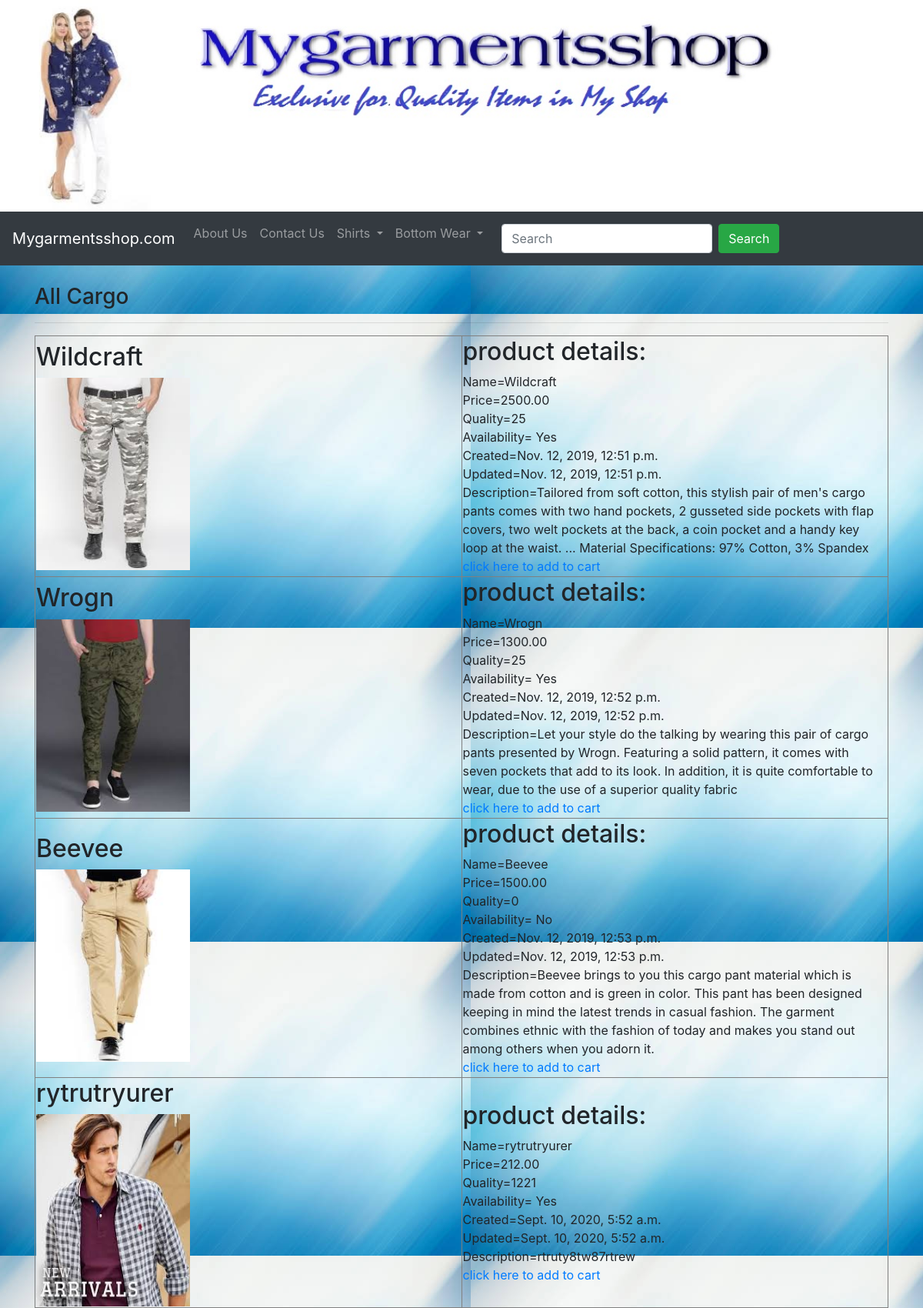
Screenshot of /cargo with the database file from the repository.
### garments/models.py (models this page shows, shortened)
class  CargoBottomWear(models.Model):
    name = models.CharField(max_length=100)
    photo = models.FileField(blank=True)
    desc = models.TextField(max_length=500,blank=True)
    price = models.DecimalField(max_digits=10,decimal_places=2)
    stock = models.PositiveIntegerField()
    available = models.BooleanField(default=True)
    created = models.DateTimeField(auto_now_add=True)
    updated = models.DateTimeField(auto_now=True)

### garments/views.py (the view)
# urls.py: path('cargo',cargo),
def cargo (request):
    lst=CargoBottomWear.objects.all()
    return render(request,'cargo.html',{'lst':lst})

### garments/templates/cargo.html
{% extends 'base.html' %}
{% block content %}
<div class="container">
<h3>All Cargo</h3>
<hr>
<table width=100% border=1>
{% for i in lst %}
<tr>
<td width=50%><h2>{{i.name}}</h2>
<img src="{{i.photo.url}}"width=200 height=250 alt="FormalShirt from mygarmentsshop.com"/><br>
</td>
<td width=50%><h2>product details:</h2>
Name={{i.name}}<br>
Price={{i.price}}<br>
Quality={{i.stock}}<br>
Availability={% if i.available == True %} Yes {% else %} No {% endif %}<br>
Created={{i.created}}<br>
Updated={{i.updated}}<br>
Description={{i.desc}}<br>
<a href="cart{{i.id}}">click here to add to cart</a><br>
</td>
</tr>
{% endfor %}
</table>
</div>
{% endblock %}

### rows the page displays
CargoBottomWear: name "Wildcraft", photo (picture), price "2500.00", stock "25", available "Yes", created "Nov. 12, 2019, 12:51 p.m.", updated "Nov. 12, 2019, 12:51 p.m.", desc "Tailored from soft cotton, this stylish pair of men's cargo pants comes with two hand pockets, 2 gusseted side pockets with flap covers, two welt pockets at the back, a coin pocket and a handy key loop at the waist. ... Material Specifications: 97% Cotton, 3% Spandex"
CargoBottomWear: name "Wrogn", photo (picture), price "1300.00", stock "25", available "Yes", created "Nov. 12, 2019, 12:52 p.m.", updated "Nov. 12, 2019, 12:52 p.m.", desc "Let your style do the talking by wearing this pair of cargo pants presented by Wrogn. Featuring a solid pattern, it comes with seven pockets that add to its look. In addition, it is quite comfortable to wear, due to the use of a superior quality fabric"
CargoBottomWear: name "Beevee", photo (picture), price "1500.00", stock "0", available "No", created "Nov. 12, 2019, 12:53 p.m.", updated "Nov. 12, 2019, 12:53 p.m.", desc "Beevee brings to you this cargo pant material which is made from cotton and is green in color. This pant has been designed keeping in mind the latest trends in casual fashion. The garment combines ethnic with the fashion of today and makes you stand out among others when you adorn it."
CargoBottomWear: name "rytrutryurer", photo (picture), price "212.00", stock "1221", available "Yes", created "Sept. 10, 2020, 5:52 a.m.", updated "Sept. 10, 2020, 5:52 a.m.", desc "rtruty8tw87rtrew"
